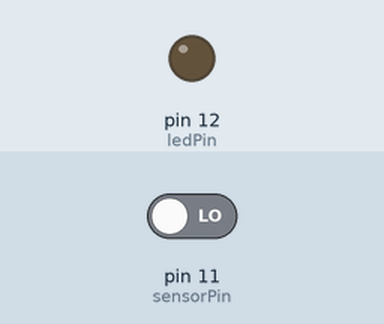
Bench run of a sketch on a simulated Arduino Uno, built with avr-gcc and run on an emulated ATmega328P. Shown: output pins drawn as LEDs (lit = HIGH). The test bench sets the inputs (shaded band); at power-on: pin 11 (sensorPin) LOW. What the sketch prints to the serial monitor is not drawn.

Above: at 1.2 s.
1.3 s: pin 11 (sensorPin) driven HIGH
At 2.3 s:
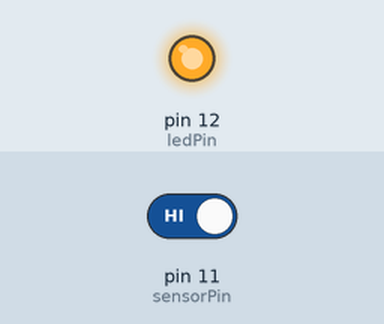
2.8 s: pin 11 (sensorPin) driven LOW
At 3.3 s:
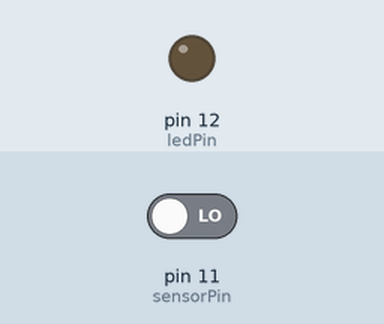
Timing chart, 0 to 5.8 s (numbered marks = the images above; inputs shaded):
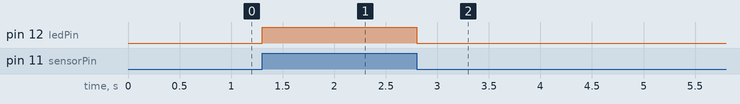

Measured:
- after the input at 1.3 s, pin 12 (ledPin): LOW → HIGH at once
- after the input at 2.8 s, pin 12 (ledPin): HIGH → LOW at once

The sketch:

sensor_movimiento_ardu.ino
```cpp
int ledPin = 12; // declaramos el led en el pin 12 del arduino
int sensorPin=11; // declaramos el sensor PIR en el pin 11
int val = 0; //variable para asignar la lectura del sensor PIR

void setup()
{
pinMode(ledPin, OUTPUT); //El pin 12 del arduino lo asignamos como salida para el led
pinMode(sensorPin, INPUT);//El pin 11 lo asignamos como entrada para la señal del sensor
Serial.begin(9600);
for(int i = 0; i > 30; i++) //Utilizamos un for para calibrar el sensor depende del tipo de sensor que utilicemos va a cambiar el tiempo de calibración
{
delay(1000);
}
delay(50);
}
void loop()
{
val = digitalRead(sensorPin); //Lee el valor de la variable (val)
if (val == HIGH) //Si detecta que hay movimiento manda activar el led que hay conectado en el pin 12 del arduino
{
digitalWrite(ledPin, HIGH);
//delay(2000);
Serial.println(HIGH);
}
else //Si la condición anterior no se cumple manda apagar el led
{
digitalWrite(ledPin, LOW);
Serial.println(LOW);
}
}
```
